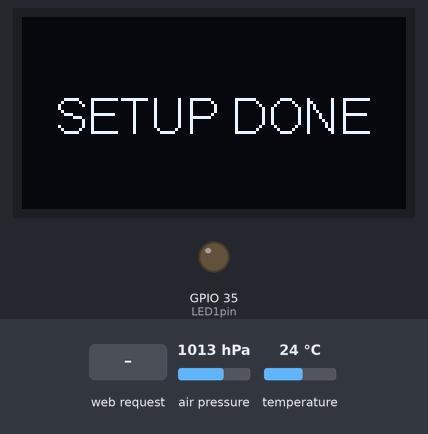
Bench run of a sketch on a simulated ESP32. Parts: 128×64 one-colour display, output pins drawn as LEDs (lit = HIGH). Inputs (shaded band) come from the test bench; at power-on: air pressure 1013 hPa, temperature 24 °C. WiFi joins after 1.5 s; servers stay silent unless stated; random numbers use the default seed unless the sketch sets one; no MQTT or app messages arrive unless stated; what the sketch prints to the serial monitor is not drawn.

Above: at 4.6 s.
At 9.3 s:
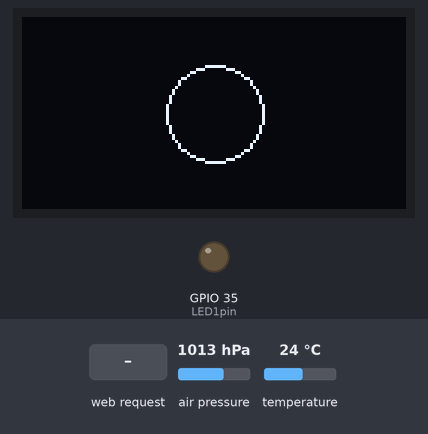
9.4 s: HTTP request GET /measure received
At 9.44 s:
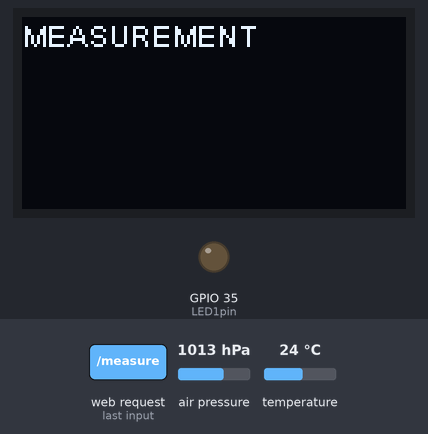
At 10.26 s:
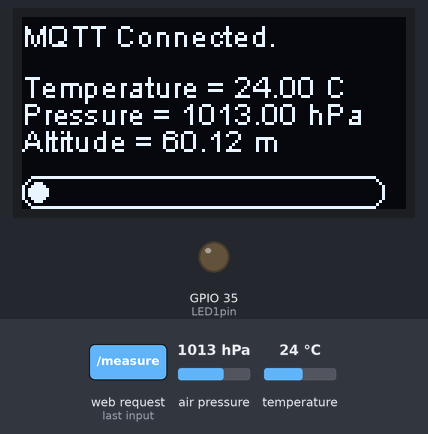
Timing chart, 0 to 12.4 s (numbered marks = the images above; inputs shaded):
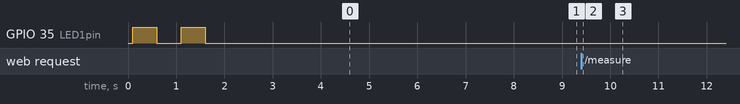

The sketch:

WeatherSens_06.ino
```cpp
#include <Wire.h>
#include <WiFi.h>
#include <WebServer.h>
#include <PubSubClient.h>
#include <Adafruit_Sensor.h>
#include <Adafruit_BMP280.h>
#include "HT_SSD1306Wire.h"

/* Put personalized SSIDAP & PasswordAP */
const char* ssidAP = "MTESP32";       // Enter SSIDAP here
const char* passwordAP = "12345678";  //Enter PasswordAP here

/* MQTT settings*/
const char* ssid = "iPhone 13 Pro di Matteo";
const char* password = "terranovamtt";
char* mqttServer = "broker.hivemq.com";
int mqttPort = 1883;

/* Put IP Address details */
IPAddress local_ip(192, 168, 1, 1);
IPAddress gateway(192, 168, 1, 1);
IPAddress subnet(255, 255, 255, 0);

WebServer server(80);
WiFiClient wifiClient;
PubSubClient mqttClient(wifiClient);

SSD1306Wire display(0x3c, 500000, SDA_OLED, SCL_OLED, GEOMETRY_128_64, RST_OLED);  // addr , freq , i2c , group , resolution , rst

#define SEALEVELPRESSURE_HPA (1020.25)  // if negative measure increment sea level HPA
#define BMP_SCK (26)
#define BMP_MISO (33)
#define BMP_MOSI (48)
#define BMP_CS (47)

Adafruit_BMP280 bmp(BMP_CS, BMP_MOSI, BMP_MISO, BMP_SCK);  //BMP in SPI softwere mode

// Variable to store BMP280 measure
float temperature, pressure, altitude, oldt, oldp, olda;
;

// Variable to store the HTTP request
String header;

// Current time
unsigned long currentTime = millis();

// Previous time
unsigned long previousTime = 0;

// Define timeout time in milliseconds
const long timeoutTime = 5000;


// Adapted from Adafruit_SSD1306 OLED
void drawRect(void) {
  for (int16_t i = 0; i < display.getHeight() / 2; i += 2) {
    display.drawRect(i, i, display.getWidth() - 2 * i, display.getHeight() - 2 * i);
    display.display();
    delay(10);
  }
  for (int16_t i = 1; i < display.getHeight() / 2; i += 2) {
    display.drawRect(i, i, display.getWidth() - 2 * i, display.getHeight() - 2 * i);
    display.display();
    delay(10);
  }
}

// Adapted from Adafruit_SSD1306 OLED
void drawCircle(void) {
  // This will draw the part of the circel in quadrant 1
  // Quadrants are numberd like this:
  //   0010 | 0001
  //  ------|-----
  //   0100 | 1000
  //
  display.drawCircleQuads(display.getWidth() / 2, display.getHeight() / 2, display.getHeight() / 4, 0b00000001);
  display.display();
  delay(200);
  display.drawCircleQuads(display.getWidth() / 2, display.getHeight() / 2, display.getHeight() / 4, 0b00000011);
  display.display();
  delay(200);
  display.drawCircleQuads(display.getWidth() / 2, display.getHeight() / 2, display.getHeight() / 4, 0b00000111);
  display.display();
  delay(200);
  display.drawCircleQuads(display.getWidth() / 2, display.getHeight() / 2, display.getHeight() / 4, 0b00001111);
  display.display();
}

// Adafruit_SSD1306 OLED routine to print one line
void print(String buffer) {
  // Initialize the log buffer
  // allocate memory to store 4 lines of text and 30 chars per line.
  display.setLogBuffer(4, 30);

  display.clear();
  // Print to the screen
  display.println(buffer);
  // Draw it to the internal screen buffer
  display.drawLogBuffer(0, 0);
  // Display it on the screen
  display.display();
  delay(100);
}

// Adafruit_SSD1306 OLED setup and settigns routine
void displaysetup() {

  display.init();
  display.clear();
  display.display();
  display.setContrast(255);

  drawRect();
  delay(1000);

  drawCircle();
  delay(500);
  display.clear();

  display.setTextAlignment(TEXT_ALIGN_CENTER);
  display.clear();
  display.display();
  display.screenRotate(ANGLE_0_DEGREE);
  display.setFont(ArialMT_Plain_16);
  display.drawString(display.getWidth() / 2, display.getHeight() / 2 - 16 / 2, "SETUP DONE");
  display.display();
  delay(2000);

  display.setFont(ArialMT_Plain_10);
}

// Sensor setup in SPI mode (4pin)
void sensorsetup() {

  do{
    display.clear();
    display.display();
    display.drawString(display.getWidth() / 2, display.getHeight() / 2 - 16 / 2, "ERROR SENSOR");
    display.display();
  }
 while (!(bmp.begin(0x77)));// is BMP280 in SPI mode

  /* Default settings from datasheet. */
  bmp.setSampling(Adafruit_BMP280::MODE_NORMAL,     /* Operating Mode. */
                  Adafruit_BMP280::SAMPLING_X2,     /* Temp. oversampling */
                  Adafruit_BMP280::SAMPLING_X16,    /* Pressure oversampling */
                  Adafruit_BMP280::FILTER_X16,      /* Filtering. */
                  Adafruit_BMP280::STANDBY_MS_500); /* Standby time. */
}

void handle_OnConnect() {
  server.send(200, "text/html", SendHTML());
}

void handle_NotFound() {
  server.send(404, "text/plain", "Not found");
}

String SendHTML() {
#define ms_per_hour 3600000
#define ms_per_min 60000
#define ms_per_sec 1000

  long now = millis();

  int hh = (now / ms_per_hour);
  now -= (hh * ms_per_hour);
  int mm = (now / ms_per_min);
  now -= (mm * ms_per_min);
  int ss = (now / ms_per_sec);

  String tup = (String)hh;
  tup += ":";
  tup += (String)mm;
  tup += ":";
  tup += (String)ss;

  String ptr = "<!DOCTYPE HTML><html><head>";
  ptr += "<title>BMP280 Web Server</title>";
  ptr += "<meta name=\"viewport\" content=\"width=device-width, initial-scale=1\">";
  ptr += "<link rel=\"stylesheet\" href=\"https://use.fontawesome.com/releases/v5.7.2/css/all.css\" integrity=\"sha384-fnmOCqbTlWIlj8LyTjo7mOUStjsKC4pOpQbqyi7RrhN7udi9RwhKkMHpvLbHG9Sr\" crossorigin=\"anonymous\">";
  ptr += "<link rel=\"icon\" href=\"data:,\"> <style>";
  ptr += "html {font-family: Arial; display: inline-block; text-align: center;}p {font-size: 1.2rem; margin: 8px;}body {  margin: 0;}h5{margin: 15px;}h4{margin-bottom: 5px;}";
  ptr += ".topnav { overflow: hidden; background-color: #4B1D3F; color: white; font-size: 1.7rem; }";
  ptr += ".content { padding: 20px; }.card { background-color: white; box-shadow: 2px 2px 12px 1px rgba(140,140,140,.5); }";
  ptr += ".cards { max-width: 700px; margin: 0 auto; display: grid; grid-gap: 2rem; grid-template-columns: repeat(auto-fit, minmax(300px, 1fr)); }";
  ptr += ".reading { font-size: 2.8rem; } p.old { margin: 0px; }";
  ptr += ".card.temperature { color: #0e7c7b; }";
  ptr += ".card.altitude { color: #17bebb; }";
  ptr += ".card.pressure { color: #3fca6b; }";
  ptr += "</style></head><body>";
  ptr += "<div class=\"topnav\"><h3>BMP280 WEB SERVER</h3><h5>Last update: ";
  ptr += tup;
  ptr += "</h5></div>";
  ptr += "<div class=\"content\"><div class=\"cards\">";
  ptr += "<div class=\"card temperature\"><h4><i class=\"fas fa-thermometer-half\"></i> TEMPERATURE</h4><p class=\"old\"><span ><span id=\"temp\">";
  ptr += (String)oldt;
  ptr += "</span> &deg;C</span></p><p><span class=\"reading\"><span id=\"temp\">";
  ptr += (String)temperature;
  ptr += "</span> &deg;C</span></p></div>";
  ptr += "<div class=\"card pressure\"><h4><i class=\"fas fa-angle-double-down\"></i> PRESSURE</h4><p class=\"old\"><span ><span id=\"pres\">";
  ptr += (String)oldp;
  ptr += "</span> hPa</span></p><p><span class=\"reading\"><span id=\"pres\">";
  ptr += (String)pressure;
  ptr += "</span> hPa</span></p></div>";
  ptr += "<div class=\"card altitude\"><h4><i class=\"fas fa-arrow-up\"></i> ALTITUDE</h4><p class=\"old\"><span ><span id=\"alt\">";
  ptr += (String)olda;
  ptr += "</span> m</span></p><p><span class=\"reading\"><span id=\"alt\">";
  ptr += (String)altitude;
  ptr += "</span> m</span></p></div>";
  ptr += "</div></div></body></html>";

  return ptr;
}

void wifisetupAP() {
  Serial.println("Connecting to ");


  WiFi.softAP(ssidAP, passwordAP);
  WiFi.softAPConfig(local_ip, gateway, subnet);
  Serial.print("ssid AccessPoint: ");
  Serial.println(ssidAP);

  server.on("/", handle_OnConnect);
  server.on("/measure", getMeas);
  server.onNotFound(handle_NotFound);

  server.begin();
  Serial.println("HTTP server started");
}

void getMeas() {

  oldt = temperature;
  oldp = pressure;
  olda = altitude;

  temperature = bmp.readTemperature();
  pressure = bmp.readPressure() / 100.0F;
  altitude = bmp.readAltitude(SEALEVELPRESSURE_HPA);
  server.send(200, "text/html", SendHTML());
  printOledMeas();
}

void printOledMeas() {

  String T, P, A;

  T += "Temperature = ";
  T += (String)temperature;
  T += " C";
  display.drawString(0, 17, T);

  P += "Pressure = ";
  P += (String)pressure;
  P += " hPa";
  display.drawString(0, 26, P);

  A += "Altitude = ";
  A += (String)altitude;
  A += " m";
  display.drawString(0, 35, A);

  delay(10);
  display.display();
}

void callback(char* topic, byte* message, unsigned int length) {
  Serial.print("Callback - ");
  Serial.print("Message:");
  for (int i = 0; i < length; i++) {
    Serial.print((char)message[i]);
  }
  Serial.println(" ");
}

void setupMQTT() {
  mqttClient.setServer(mqttServer, mqttPort);
  mqttClient.setCallback(callback);
}

void reconnect() {
  Serial.println("Connecting to MQTT Broker...");
  print("Connecting to MQTT Broker...");
  while (!mqttClient.connected()) {
    Serial.println("Reconnecting to MQTT Broker..");
    print("Reconnecting to MQTT Broker..");
    String clientId = "ESP32Client-";
    clientId += String(random(0xffff), HEX);
    Serial.println(clientId);
    if (mqttClient.connect(clientId.c_str())) {
      Serial.println("MQTT Connected.");
      print("MQTT Connected.");
      // subscribe to topic
      mqttClient.subscribe("MTesp32/message");
    }
  }
}

void setup() {

  Serial.begin(115200);

  uint8_t LED1pin = 35;
  pinMode(LED1pin, OUTPUT);
  ;  // Set GPIO35 as digital output pin
  delay(100);
  digitalWrite(LED1pin, HIGH);
  delay(500);
  digitalWrite(LED1pin, LOW);
  delay(500);
  digitalWrite(LED1pin, HIGH);
  delay(500);
  digitalWrite(LED1pin, LOW);

  displaysetup();
  sensorsetup();
  wifisetupAP();

  WiFi.begin(ssid, password);
  while (WiFi.status() != WL_CONNECTED) {
    delay(500);
    Serial.print(".");
    display.clear();
    display.display();
    display.drawString(display.getWidth() / 2, display.getHeight() / 2 - 16 / 2, "Connect To WiFi");
    display.display();
  }
  Serial.println("");
  Serial.println("Connected to Wi-Fi");
  setupMQTT();
}

void loop() {
  display.clear();
  display.display();

  drawCircle();
  delay(500);

  print("MEASUREMENT");
  getMeas();

  if (!mqttClient.connected())
    reconnect();
  mqttClient.loop();
  char tempString[8];
  dtostrf(temperature, 1, 2, tempString);
  mqttClient.publish("MTesp32/temperature", tempString);
  dtostrf(pressure, 1, 2, tempString);
  mqttClient.publish("MTesp32/pressure", tempString);
  dtostrf(altitude, 1, 2, tempString);
  mqttClient.publish("MTesp32/altitude", tempString);

  // draw the progress bar
  for (int i = 1; i < 1000; i++) {
    server.handleClient();
    int progress = (i / 10) % 100;
    display.drawProgressBar(0, 53, 120, 10, progress);
    display.display();
    delay(10);
  }
}
```

Measured:
- what the display in image 0 shows lasts 2.0 s, from 4.6 s to 6.6 s
- what the display in image 1 shows lasts 0.5 s, from 8.9 s to 9.4 s
